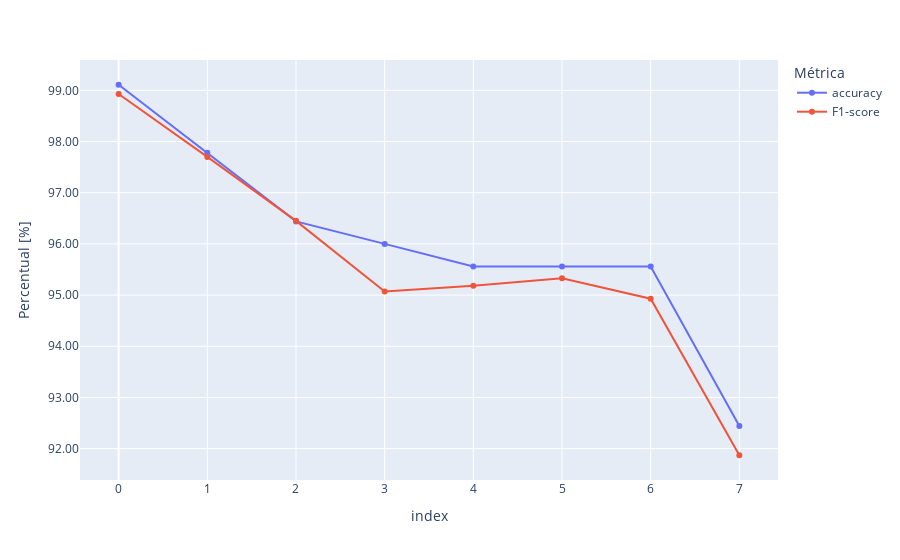

Notebook cell for this chart:
### Code cell
fig.update_layout(yaxis=dict(tickformat="0.2f"))

### Figure 1 — Plotly figure (JSON) as saved in the notebook; plotly's stock layout.template omitted (floating-point values rounded to 4 significant figures)
{"data": [{"hovertemplate": "variable=accuracy<br>index=%{x}<br>value=%{y}<extra></extra>", "legendgroup": "accuracy", "line": {"color": "#636efa", "dash": "solid"}, "marker": {"symbol": "circle"}, "mode": "markers+lines", "name": "accuracy", "orientation": "v", "showlegend": true, "type": "scatter", "x": [0, 1, 2, 3, 4, 5, 6, 7], "xaxis": "x", "y": [99.11, 97.78, 96.44, 96, 95.56, 95.56, 95.56, 92.44], "yaxis": "y"}, {"hovertemplate": "variable=F1-score<br>index=%{x}<br>value=%{y}<extra></extra>", "legendgroup": "F1-score", "line": {"color": "#EF553B", "dash": "solid"}, "marker": {"symbol": "circle"}, "mode": "markers+lines", "name": "F1-score", "orientation": "v", "showlegend": true, "type": "scatter", "x": [0, 1, 2, 3, 4, 5, 6, 7], "xaxis": "x", "y": [98.93, 97.7, 96.45, 95.07, 95.18, 95.33, 94.93, 91.87], "yaxis": "y"}], "layout": {"legend": {"title": {"text": "Métrica"}, "tracegroupgap": 0}, "margin": {"t": 60}, "xaxis": {"anchor": "y", "domain": [0, 1], "title": {"text": "index"}}, "yaxis": {"anchor": "x", "domain": [0, 1], "tickformat": "0.2f", "title": {"text": "Percentual [%]"}}}}
